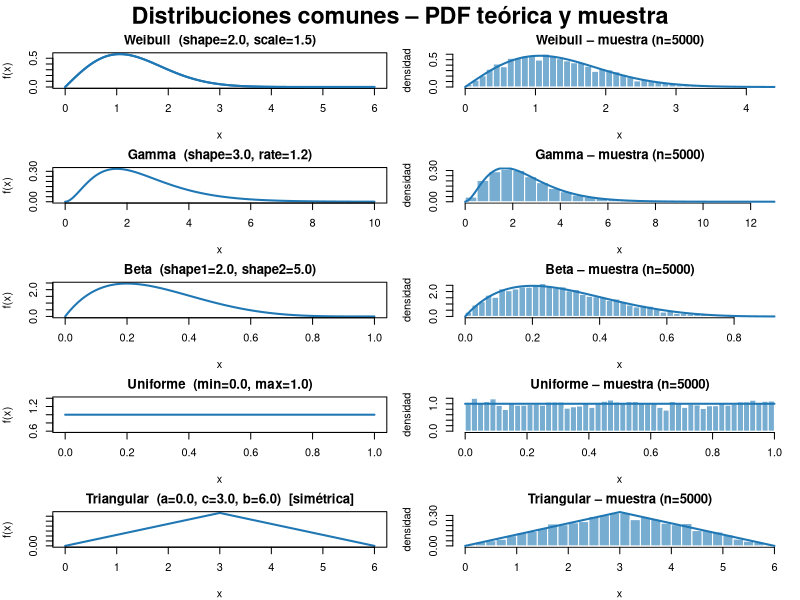
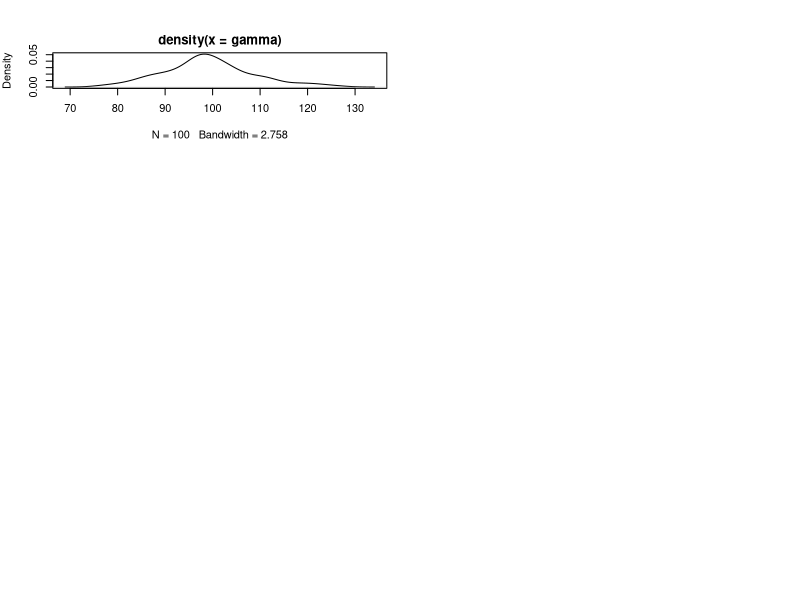

Write the R code that produced these figures, in order.










set.seed(10)
m1<-rnorm(40,10,2)
m2<-rnorm(37,10,2)
m3<-rnorm(42,11,5)
t.test(m1,m2,alternative = "two.sided", conflevel = 0.9)

#para  ANOVA
datos <- data.frame(valor = c(m1, m2, m3), grupo = factor(rep(c("m1", "m2", "m3"),  times = c(length(m1), length(m2), length(m3)))))


modelo <- aov(valor ~ grupo, data = datos)
summary(modelo)

#Comparacion 1 a 1
TukeyHSD(modelo)

#lsd
pairwise.t.test(datos$valor, datos$grupo, p.adjust.method = "none")

#clase 3 creo
1- pbinom(6,10,0.5)

1- pbinom(7,10,0.5)

1- pbinom(8,10,0.5)

# ============================================================
# Distribuciones: Weibull, Gamma, Beta, Uniforme, Triangular
# ============================================================

set.seed(42)
par(mfrow = c(5, 2),            # 5 filas, 2 columnas: PDF | Histograma
    mar = c(4, 4, 2, 1),
    oma = c(0, 0, 2, 0))         # margen exterior para el título
col_curve <- "#1f77b4"
col_hist  <- "#1f77b4"

# ---------- 1. WEIBULL ----------
shape_w <- 2; scale_w <- 1.5
x_w <- seq(0, 6, length.out = 400)
y_w <- dweibull(x_w, shape = shape_w, scale = scale_w)
samp_w <- rweibull(5000, shape = shape_w, scale = scale_w)

plot(x_w, y_w, type = "l", lwd = 2, col = col_curve,
     main = sprintf("Weibull  (shape=%.1f, scale=%.1f)", shape_w, scale_w),
     xlab = "x", ylab = "f(x)")
curve(dweibull(x, shape_w, scale_w), add = TRUE, lwd = 2, col = col_curve)
hist(samp_w, breaks = 40, freq = FALSE, col = adjustcolor(col_hist, 0.6),
     border = "white", main = "Weibull – muestra (n=5000)",
     xlab = "x", ylab = "densidad")
curve(dweibull(x, shape_w, scale_w), add = TRUE, lwd = 2, col = col_curve)

# ---------- 2. GAMMA ----------
shape_g <- 3; rate_g <- 1.2
x_g <- seq(0, 10, length.out = 400)
y_g <- dgamma(x_g, shape = shape_g, rate = rate_g)
samp_g <- rgamma(5000, shape = shape_g, rate = rate_g)

plot(x_g, y_g, type = "l", lwd = 2, col = col_curve,
     main = sprintf("Gamma  (shape=%.1f, rate=%.1f)", shape_g, rate_g),
     xlab = "x", ylab = "f(x)")
hist(samp_g, breaks = 40, freq = FALSE, col = adjustcolor(col_hist, 0.6),
     border = "white", main = "Gamma – muestra (n=5000)",
     xlab = "x", ylab = "densidad")
curve(dgamma(x, shape_g, rate_g), add = TRUE, lwd = 2, col = col_curve)

# ---------- 3. BETA ----------
a_b <- 2; b_b <- 5
x_b <- seq(0, 1, length.out = 400)
y_b <- dbeta(x_b, a_b, b_b)
samp_b <- rbeta(5000, a_b, b_b)

plot(x_b, y_b, type = "l", lwd = 2, col = col_curve,
     main = sprintf("Beta  (shape1=%.1f, shape2=%.1f)", a_b, b_b),
     xlab = "x", ylab = "f(x)")
hist(samp_b, breaks = 40, freq = FALSE, col = adjustcolor(col_hist, 0.6),
     border = "white", main = "Beta – muestra (n=5000)",
     xlab = "x", ylab = "densidad")
curve(dbeta(x, a_b, b_b), add = TRUE, lwd = 2, col = col_curve)

# ---------- 4. UNIFORME ----------
min_u <- 0; max_u <- 1
x_u <- seq(min_u, max_u, length.out = 400)
y_u <- dunif(x_u, min_u, max_u)
samp_u <- runif(5000, min_u, max_u)

plot(x_u, y_u, type = "l", lwd = 2, col = col_curve,
     main = sprintf("Uniforme  (min=%.1f, max=%.1f)", min_u, max_u),
     xlab = "x", ylab = "f(x)")
hist(samp_u, breaks = 40, freq = FALSE, col = adjustcolor(col_hist, 0.6),
     border = "white", main = "Uniforme – muestra (n=5000)",
     xlab = "x", ylab = "densidad")
curve(dunif(x, min_u, max_u), add = TRUE, lwd = 2, col = col_curve)

# ---------- 5. TRIANGULAR (simétrica) ----------
# triangular simétrica: left = a, mode = c, right = b  con c = (a+b)/2
a_t <- 0; b_t <- 6; c_t <- (a_t + b_t) / 2
# función de densidad triangular
dtri  <- function(x, a, c, b) ifelse(x < a | x > b, 0,
                                ifelse(x <= c, 2*(x-a)/((b-a)*(c-a)),
                                              2*(b-x)/((b-a)*(b-c))))
x_t <- seq(a_t, b_t, length.out = 400)
y_t <- dtri(x_t, a_t, c_t, b_t)
# muestreo: inversión de la CDF
rtri <- function(n, a, c, b) {
  u <- runif(n)
  # CDF inversa por tramos
  ifelse(u < (c-a)/(b-a),
         a + sqrt(u * (b-a)*(c-a)),
         b - sqrt((1-u) * (b-a)*(b-c)))
}
samp_t <- rtri(5000, a_t, c_t, b_t)

plot(x_t, y_t, type = "l", lwd = 2, col = col_curve,
     main = sprintf("Triangular  (a=%.1f, c=%.1f, b=%.1f)  [simétrica]", a_t, c_t, b_t),
     xlab = "x", ylab = "f(x)")
hist(samp_t, breaks = 40, freq = FALSE, col = adjustcolor(col_hist, 0.6),
     border = "white", main = "Triangular – muestra (n=5000)",
     xlab = "x", ylab = "densidad")
curve(dtri(x, a_t, c_t, b_t), add = TRUE, lwd = 2, col = col_curve)

mtext("Distribuciones comunes – PDF teórica y muestra", outer = TRUE, cex = 1.4, font = 2)



# ============================================================
# Test de simetría para una muestra
# ============================================================

simetria_test <- function(x, B = 5000, conf = 0.95) {
  x <- x[is.finite(x)]
  n <- length(x)
  
  cat("========================================\n")
  cat(sprintf("  Test de simetría  (n = %d)\n", n))
  cat("========================================\n\n")
  
  # -------- 1) Coeficiente de asimetría (skewness) --------
  m  <- mean(x)
  s  <- sd(x)
  m3 <- mean((x - m)^3)
  g1 <- m3 / s^3                          # skewness de Fisher
  se_g1 <- sqrt(6 * n * (n - 1) / ((n - 2) * (n + 1) * (n + 3)))
  z_g1  <- g1 / se_g1
  p_g1  <- 2 * pnorm(-abs(z_g1))          # prueba bilateral H0: g1 = 0
  
  cat("1) SKEWNESS (asimetría de Fisher)\n")
  cat(sprintf("   g1 = %.4f   |   SE = %.4f   |   z = %.3f   |   p = %.4f\n\n",
              g1, se_g1, z_g1, p_g1))
  
  # -------- 2) Wilcoxon signed-rank (H0: mediana = 0) --------
  #    Si la distribución es simétrica alrededor de la mediana,
  #    los rangos con signo deberían equilibrarse.
  xc <- x - median(x)                      # centrar en la mediana
  w  <- suppressWarnings(wilcox.test(xc, mu = 0, exact = FALSE))
  
  cat("2) WILCOXON SIGNED-RANK (centrado en la mediana)\n")
  cat(sprintf("   W = %.0f   |   p = %.4f\n\n", w$statistic, w$p.value))
  
  # -------- 3) Bootstrap: compara con su distribución espejo --------
  #    Estadístico: S = sum |xi - mediana|
  #    H0: x y su espejo (2*mediana - x) vienen de la misma dist.
  centro <- median(x)
  S_obs  <- sum(abs(x - centro))
  S_boot <- replicate(B, {
    # mezclar los signos preservando las magnitudes
    xs <- sample(c(-1, 1), n, replace = TRUE) * abs(x - centro)
    sum(abs(xs))
  })
  p_boot <- mean(S_boot >= S_obs)          # unilateral derecha
  
  cat(sprintf("3) BOOTSTRAP ESPEJO  (B = %d)\n", B))
  cat(sprintf("   S_obs = %.3f   |   p = %.4f\n\n", S_obs, p_boot))
  
  # -------- Veredicto --------
  alpha <- 1 - conf
  signif <- ifelse(p_g1 < alpha | p_boot < alpha, "NO simétrica", "simétrica")
  cat(sprintf(">> Conclusión al %.0f%%: la muestra parece %s.\n",
              conf*100, signif))
  
  invisible(list(skewness = g1, p_skewness = p_g1,
                 wilcoxon  = w$p.value,
                 p_bootstrap = p_boot))
}

# ============================================================
# Ejemplos
# ============================================================
set.seed(42)

# 1) Muestra claramente asimétrica (exponencial)
x_asim <- rexp(800, rate = 1)
simetria_test(x_asim)

# 2) Muestra simétrica (normal)
x_sim <- rnorm(800)
simetria_test(x_sim)

# 3) Tu propio vector:

gamma<-rgamma(100,100,1)
 simetria_test(gamma)
plot(density(gamma))


library(tidyverse)

set.seed(2026)

df <- tibble(
  fecha = seq.Date(from = as.Date("2025-01-01"), by = "day", length.out = 60),
  region = sample(c("Norte", "Sur", "Centro", "Este", "Oeste"), 60, replace = TRUE),
  categoria = sample(c("Tecnología", "Hogar", "Salud", "Moda", "Deportes"), 60, replace = TRUE),
  edad = sample(18:68, 60, replace = TRUE),
  ingreso_mensual = round(rnorm(60, mean = 3200, sd = 900), 0),
  compras_mes = sample(0:9, 60, replace = TRUE),
  gasto_total = round(ingreso_mensual * (0.08 + compras_mes * 0.045) + rnorm(60, mean = 0, sd = 180), 0),
  cliente_frecuente = if_else(compras_mes >= 5 & region %in% c("Norte", "Centro"), TRUE, FALSE),
  score_satisfaccion = sample(1:5, 60, replace = TRUE),
  canal = sample(c("Web", "App", "Tiendas", "WhatsApp"), 60, replace = TRUE)
)

df

dt<-rnorm(100,10,2)
